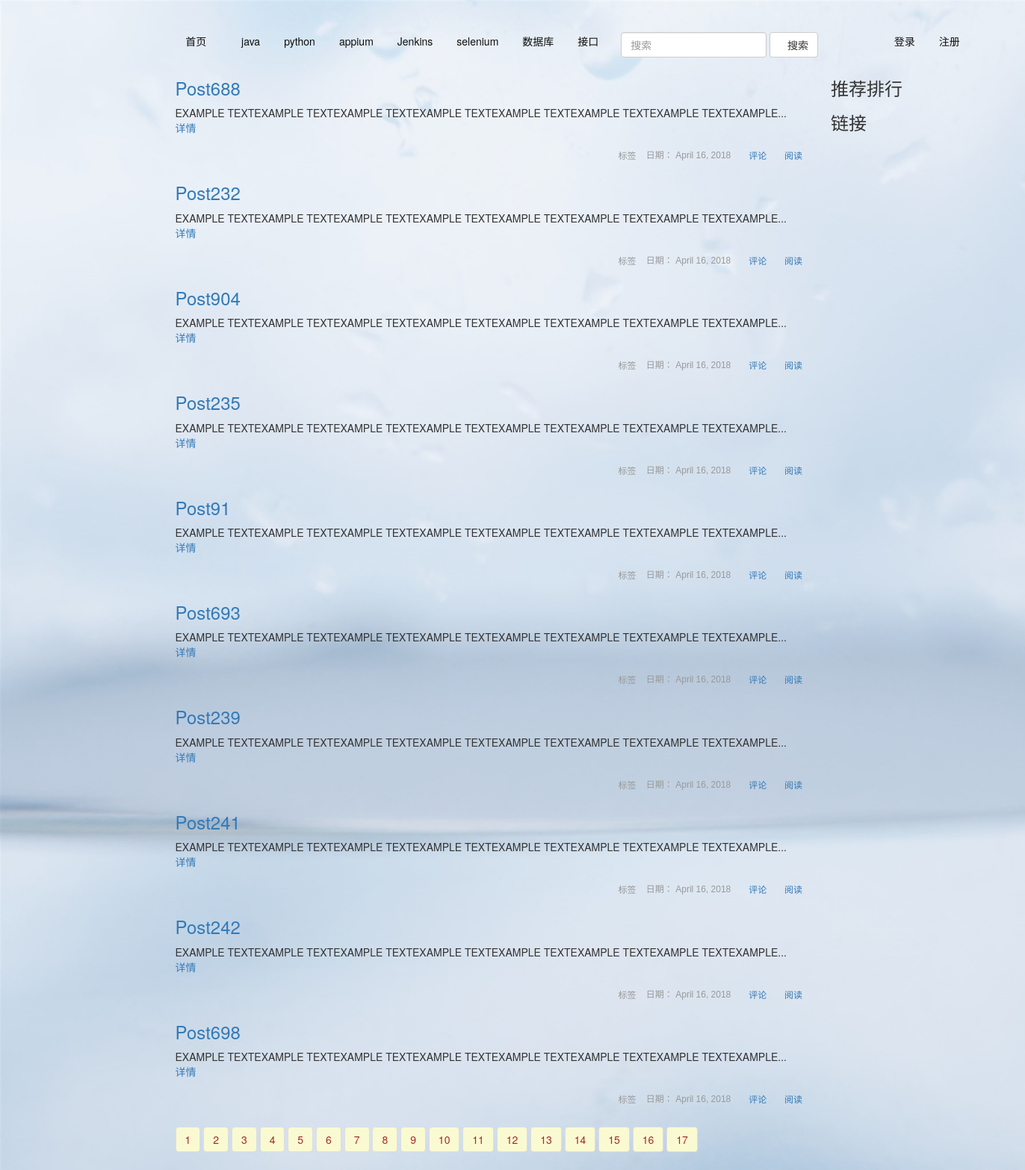
The app's page /fenlei/appium&1 with its own data.
### app/models.py (models this page shows, shortened)
class Classifa(db.Model):
    __tablename__='fenlei'
    id=db.Column(db.Integer(),primary_key=True)
    name=db.Column(db.String(64))

class Post(db.Model):
    __tablename__='posts'
    id=db.Column(db.Integer(),primary_key=True,autoincrement=True)
    title=db.Column(db.String(255),unique=False)
    text=db.Column(db.Text())
    publish_date=db.Column(db.DateTime(),default=datetime.datetime.now())
    user_id=db.Column(db.Integer(),db.ForeignKey('users.id'))
    is_recomment=db.Column(db.Boolean(),default=False)
    comments = db.relationship(
        'Comment',
        backref='posts',
        lazy='dynamic')
    tag = db.relationship(
        'Tag',
        secondary=posts_tags,
        backref=db.backref('posts', lazy='dynamic')
    )
    classname=db.relationship('Classifa',
    	secondary=post_class,
    	backref=db.backref('posts'))

### app/views.py (the view)
class FenleiHome(View):
    methods=['GET','POST']
    def dispatch_request(self,fenlei_name,page=1):
        pyth=Classifa.query.filter_by(name=fenlei_name).first()
        pyth_post=pyth.posts
        page1=list_qiepian(pyth_post,10)
        pages=range(1,len(page1)+1)
        pyth_post1=page1[int(page)-1]
        link,tuijian_post,fenlei=get_tui_link()
        return render_template('home.html',posts=pyth_post1,pages=pages,tuijian_post=tuijian_post,fenleis=fenlei,links=link)

### app/views.py (called while the page is built)
def get_tui_link():
    link=db.session.query(Link).all()
    fenlei=db.session.query(Classifa).all()
    tuijian_post=Post.query.filter_by(is_recomment=True).all()
    return link,tuijian_post,fenlei

### common/fenye.py (called while the page is built)
def list_qiepian(list,split):
	New_list=[]
	if len(list)<=split:
		New_list.append(list)
		return New_list
	me=len(list)//split
	for i in range(me):
		New_list.append(list[(i)*split:(i+1)*split])
	if len(list[me*split:])>0:
		New_list.append(list[me*split:])
	return New_list

### app/templates/home.html (shortened to what this page needs)
{% extends 'base.html' %}
{%block nav%}
    {%for nav in fenleis%}
        <li id='{{nav.name}}' onclick="document.getElementById('{{nav.name}}').setAttribute('class','active')">
            <a href="{{url_for ('fenlei',fenlei_name=nav.name,page=1)}}" style="color: #0f0f0f" >{{nav.name}}
            </a>
        </li>
    {%endfor%}
{%endblock%}
{% block body%}
    {% for post in posts %}
        <div style="height:10%">
            <h3><a href="{{url_for('post',post_id=post.id)}}">{{ post.title }}</a></h3>
            {{ post.text | truncate(100) | safe }}
            <p> <a href="{{url_for('post',post_id=post.id)}}">详情</a></p>
            <div style="padding: 5px 0;color: #999;font: normal 12px/24px Arial;text-align: right;">
                <span class="glyphicon glyphicon-tag">标签 </span>
                <span  style="margin: 0 5px 0 0;">&nbsp;日期： {{ moment(post.publish_date).format('LL') }}&nbsp;</span>
                <span  style="margin: 0 5px 0 0;" class="glyphicon glyphicon-comment"><a href='{{url_for('post',post_id=post.id)}}'>&nbsp;评论&nbsp;</a></span>
                <span  style="margin: 0 5px 0 0;" class="glyphicon glyphicon-eye-open"><a href='{{url_for('post',post_id=post.id)}}'>&nbsp;阅读&nbsp;</a></span></div>
        </div>
    {% endfor %}
    {%for page in pages%}
        <ul class="pagination">
            <li> <a id='{{page}}' onclick="h=window.location.href.split('&')[0],m=document.getElementById({{page}}),m.setAttribute('href',h+'&'+{{page}})" style='background-color: lightgoldenrodyellow;color: brown;'>{{page}}</a></li>
        </ul>
    {%endfor%}
{% endblock %}

### records on screen
Classifa: name "java"
Classifa: name "python"
Classifa: name "appium"
Classifa: name "Jenkins"
Classifa: name "selenium"
Classifa: name "数据库"
Classifa: name "接口"
Post: title "Post688", text "EXAMPLE TEXTEXAMPLE TEXTEXAMPLE TEXTEXAMPLE TEXTEXAMPLE TEXTEXAMPLE TEXTEXAMPLE TEXTEXAMPLE...", publish_date "April 16, 2018"
Post: title "Post232", text "EXAMPLE TEXTEXAMPLE TEXTEXAMPLE TEXTEXAMPLE TEXTEXAMPLE TEXTEXAMPLE TEXTEXAMPLE TEXTEXAMPLE...", publish_date "April 16, 2018"
Post: title "Post904", text "EXAMPLE TEXTEXAMPLE TEXTEXAMPLE TEXTEXAMPLE TEXTEXAMPLE TEXTEXAMPLE TEXTEXAMPLE TEXTEXAMPLE...", publish_date "April 16, 2018"
Post: title "Post235", text "EXAMPLE TEXTEXAMPLE TEXTEXAMPLE TEXTEXAMPLE TEXTEXAMPLE TEXTEXAMPLE TEXTEXAMPLE TEXTEXAMPLE...", publish_date "April 16, 2018"
Post: title "Post91", text "EXAMPLE TEXTEXAMPLE TEXTEXAMPLE TEXTEXAMPLE TEXTEXAMPLE TEXTEXAMPLE TEXTEXAMPLE TEXTEXAMPLE...", publish_date "April 16, 2018"
Post: title "Post693", text "EXAMPLE TEXTEXAMPLE TEXTEXAMPLE TEXTEXAMPLE TEXTEXAMPLE TEXTEXAMPLE TEXTEXAMPLE TEXTEXAMPLE...", publish_date "April 16, 2018"
Post: title "Post239", text "EXAMPLE TEXTEXAMPLE TEXTEXAMPLE TEXTEXAMPLE TEXTEXAMPLE TEXTEXAMPLE TEXTEXAMPLE TEXTEXAMPLE...", publish_date "April 16, 2018"
Post: title "Post241", text "EXAMPLE TEXTEXAMPLE TEXTEXAMPLE TEXTEXAMPLE TEXTEXAMPLE TEXTEXAMPLE TEXTEXAMPLE TEXTEXAMPLE...", publish_date "April 16, 2018"
Post: title "Post242", text "EXAMPLE TEXTEXAMPLE TEXTEXAMPLE TEXTEXAMPLE TEXTEXAMPLE TEXTEXAMPLE TEXTEXAMPLE TEXTEXAMPLE...", publish_date "April 16, 2018"
Post: title "Post698", text "EXAMPLE TEXTEXAMPLE TEXTEXAMPLE TEXTEXAMPLE TEXTEXAMPLE TEXTEXAMPLE TEXTEXAMPLE TEXTEXAMPLE...", publish_date "April 16, 2018"

### other values on screen
{{ page }} "1" "2" "3" "4" "5" "6" "7" "8" "9" "10" "11" "12" "13" "14" "15" "16" "17"
